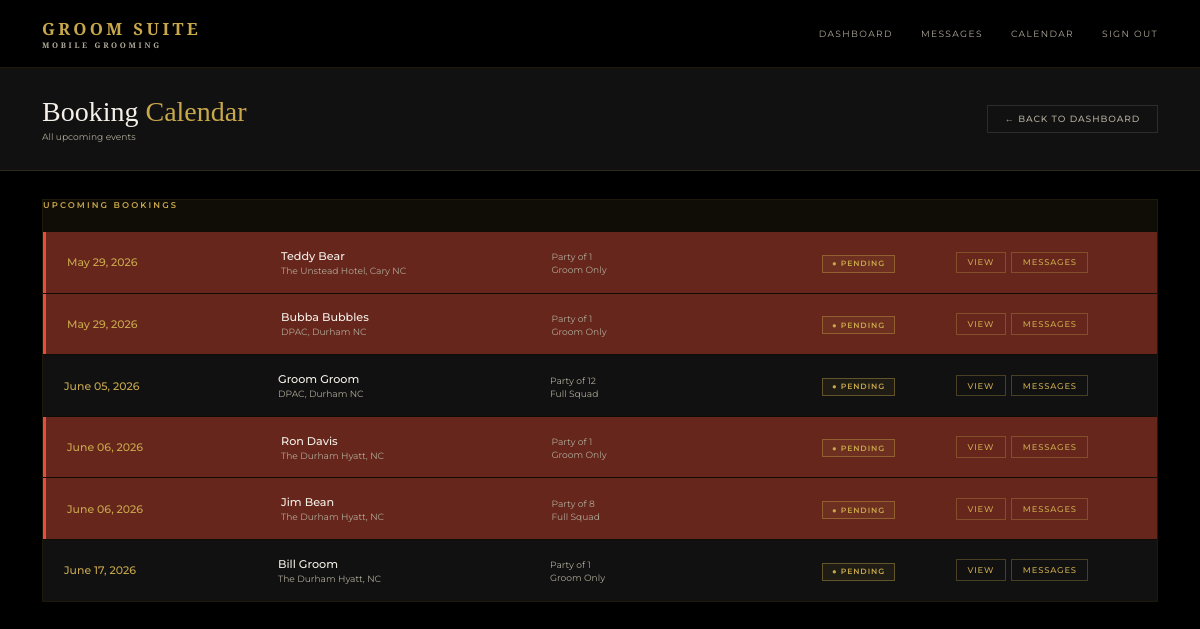
Before: /admin/calendar (signed in) with the older database file.
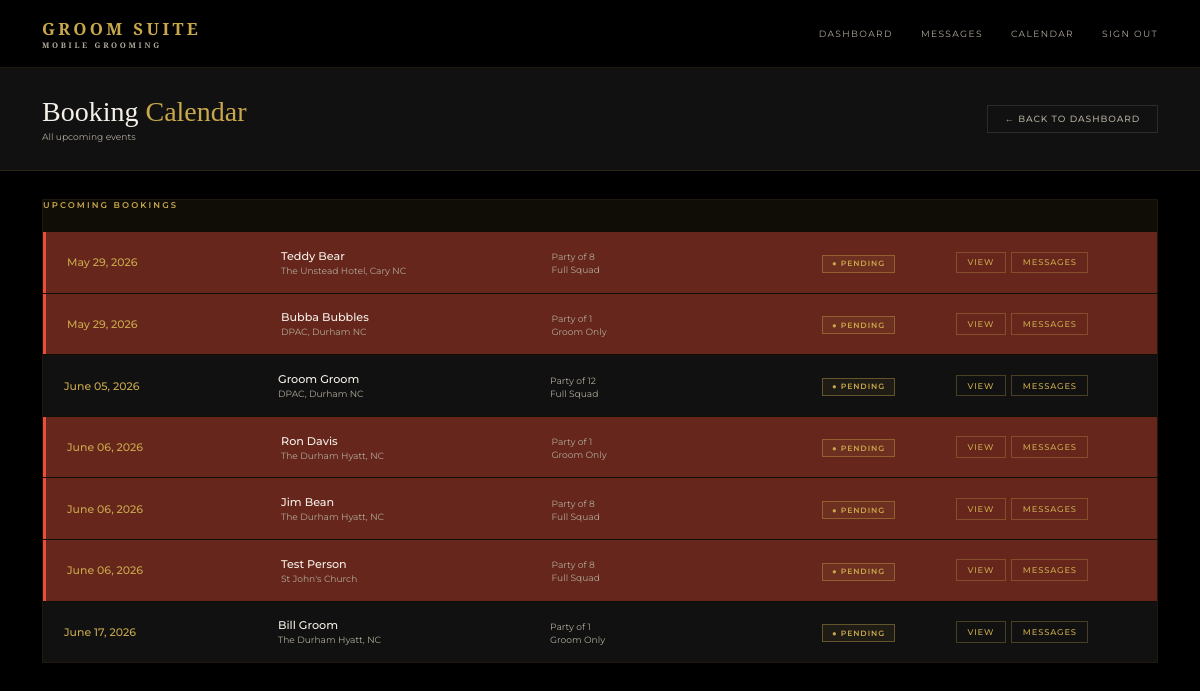
After: the same page with the newer database file.
### models.py (models this page shows)
class Booking(db.Model):
    id = db.Column(db.Integer, primary_key=True)
    wedding_date = db.Column(db.String(50), nullable=False)
    venue = db.Column(db.String(200), nullable=False)
    start_time = db.Column(db.String(20))
    party_size = db.Column(db.Integer, default=1)
    package = db.Column(db.String(100))
    addons = db.Column(db.String(200))
    notes = db.Column(db.Text)
    status = db.Column(db.String(20), default='pending')
    created_at = db.Column(db.DateTime, default=datetime.utcnow)
    user_id = db.Column(db.Integer, db.ForeignKey('user.id'), nullable=False)
    party_members = db.relationship('PartyMember', backref='booking', lazy=True)
    messages = db.relationship('Message', backref='booking_messages', lazy=True, foreign_keys='Message.booking_id')

class User(UserMixin, db.Model):
    id = db.Column(db.Integer, primary_key=True)
    name = db.Column(db.String(100), nullable=False)
    email = db.Column(db.String(120), unique=True, nullable=False)
    password = db.Column(db.String(200), nullable=False)
    role = db.Column(db.String(20), default='client')
    phone = db.Column(db.String(20))
    password_changed = db.Column(db.Boolean, default=False)
    bookings = db.relationship('Booking', backref='client', lazy=True)

### routes.py (the view)
    @app.route('/admin/calendar')
    @login_required
    @admin_required
    def admin_calendar():
        bookings = Booking.query.order_by(Booking.wedding_date).all()
        from collections import Counter
        date_counts = Counter(b.wedding_date for b in bookings)
        conflict_dates = {date for date, count in date_counts.items() if count > 1}
        return render_template('admin/calendar.html', bookings=bookings, conflict_dates=conflict_dates)

### app.py (called while the page is built)
@app.template_filter('format_date')
def format_date(value):
    try:
        return datetime.strptime(value, '%Y-%m-%d').strftime('%B %d, %Y')
    except:
        return value

### auth.py (called while the page is built)
def register_routes(app, login_manager):
    @login_manager.user_loader
    def load_user(user_id):
        return db.session.get(User, int(user_id))
    @app.route('/login', methods=['GET', 'POST'])
    def login():
        if request.method == 'POST':
            email = request.form.get('email')
            password = request.form.get('password')
            user = User.query.filter_by(email=email).first()
            if user and check_password_hash(user.password, password):
                login_user(user)
                if user.role == 'admin':
                    return redirect(url_for('index'))
                return redirect(url_for('portal'))
            flash('Invalid email or password')
        return render_template('login.html')
    @app.route('/logout')
    @login_required
    def logout():
        logout_user()
        return redirect(url_for('index'))

### templates/admin/calendar.html (shortened to what this page needs)
{% extends 'base.html' %}
{% block content %}
<div class="admin-header">
  <div>
    <h1 class="admin-title">Booking <span>Calendar</span></h1>
    <p class="admin-meta">All upcoming events</p>
  </div>
  <a href="{{ url_for('admin_dashboard') }}" class="btn-ghost">← Back to Dashboard</a>
</div>
<div class="calendar-wrapper">
  <div class="calendar-events">
    <div class="table-title" style="margin-bottom:1.5rem;">Upcoming Bookings</div>
    {% if bookings %}
      {% for booking in bookings %}
      <div class="calendar-event-row {% if booking.wedding_date in conflict_dates %}conflict-row{% endif %}">
        <div class="cal-date-block">
          <div class="cal-date-day">{{ booking.wedding_date | format_date }}</div>
        </div>
        <div class="cal-event-info">
          <div class="client-name">{{ booking.client.name }}</div>
          <div class="client-email">{{ booking.venue }}</div>
        </div>
        <div class="cal-event-meta">
          <div class="client-email">Party of {{ booking.party_size }}</div>
          <div class="client-email">{{ booking.package or 'TBD' }}</div>
        </div>
        <div>
          <span class="badge badge-{{ booking.status }}">● {{ booking.status|capitalize }}</span>
        </div>
        <div class="action-btns">
          <a href="{{ url_for('booking_detail', id=booking.id) }}" class="action-btn action-view">View</a>
          <a href="{{ url_for('admin_messages', id=booking.id) }}" class="action-btn action-view">
            Messages
            {% set unread = booking.messages | selectattr('read', 'equalto', False) | selectattr('sender_id', 'ne', current_user.id) | list | length %}
          </a>
        </div>
      </div>
      {% endfor %}
    {% else %}
      <div class="empty-state">
        <p>No bookings yet.</p>
      </div>
    {% endif %}
  </div>
</div>
{% endblock %}

Changed rows visible on the page:
changed Booking "The Unstead Hotel, Cary NC": party_size "1" → "8"; package "Groom Only" → "Full Squad"
added Booking: wedding_date "June 06, 2026", client.name "Test Person", venue "St John's Church", party_size "8", package "Full Squad", status "PENDING"
